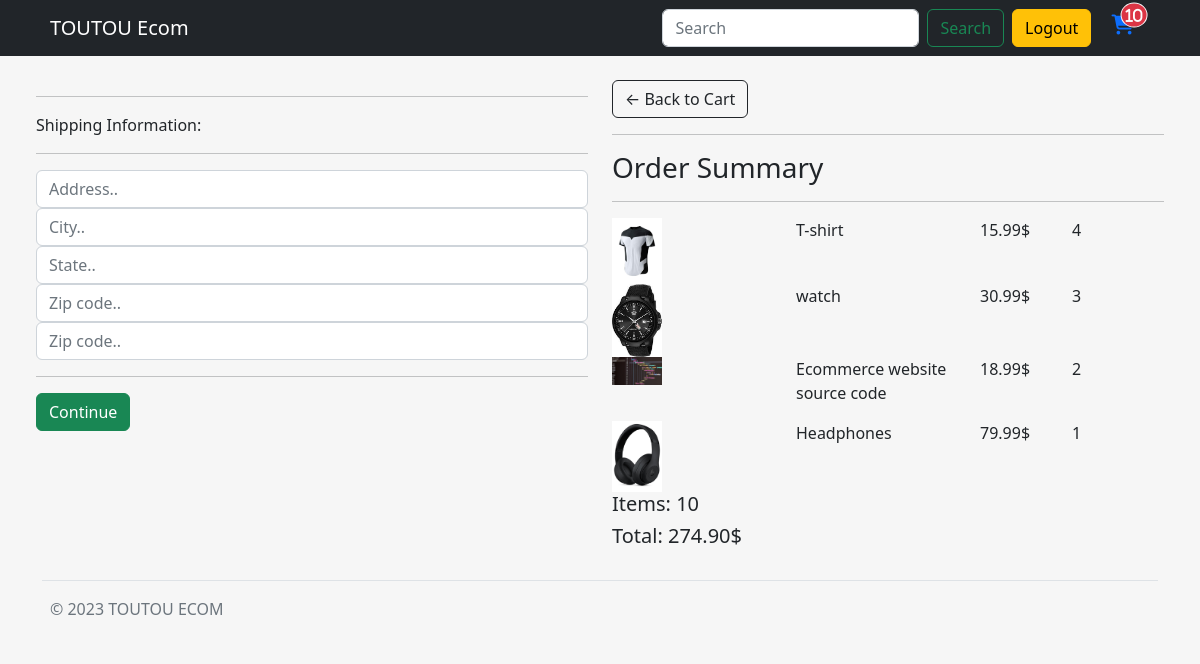
/checkout/ (signed in), run on an earlier commit of the app's database.
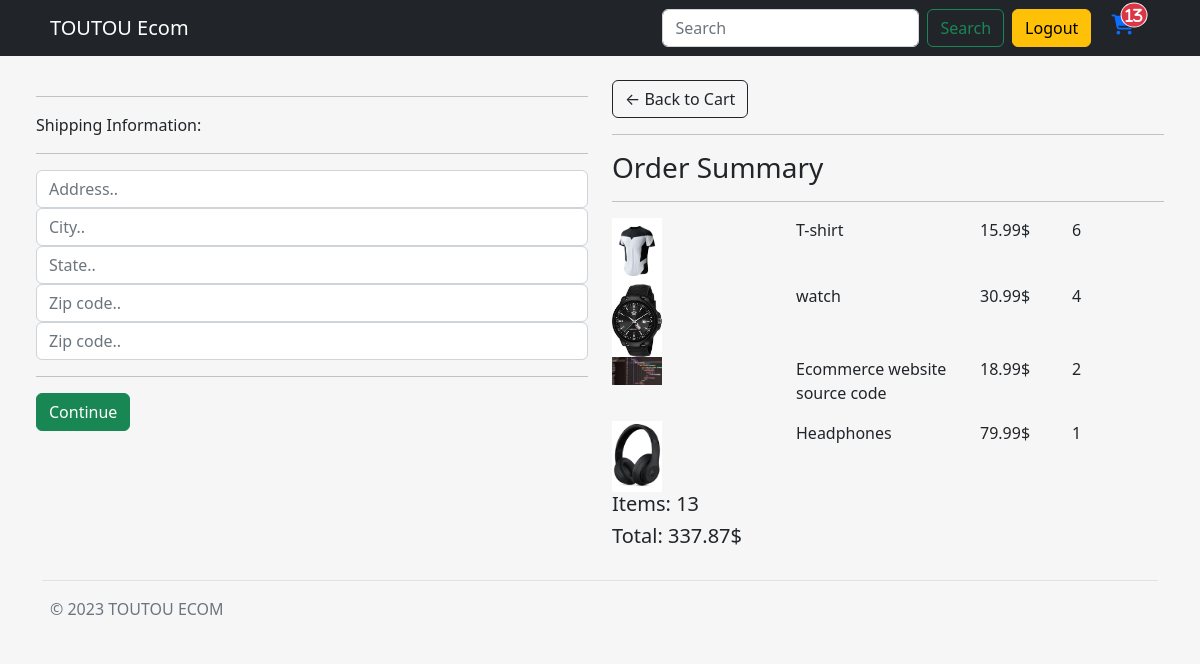
And on a later commit of the database.
### store/models.py (models this page shows, shortened)
class OrderItem(models.Model):
    product = models.ForeignKey(Product, on_delete=models.SET_NULL, null=True)
    order = models.ForeignKey(Order, on_delete=models.SET_NULL, null=True)
    quantity = models.IntegerField(default=0, null=True, blank=True)
    date_added = models.DateTimeField(auto_now_add=True)
    @property
    def get_total(self):
        total = self.product.price * self.quantity
        return total

class Order(models.Model):
    customer = models.ForeignKey(Customer, on_delete=models.SET_NULL, null=True, blank=True)
    date_ordered = models.DateTimeField(auto_now_add=True)
    complete = models.BooleanField(default=False)
    transaction_id = models.CharField(max_length=254, null=True)
    @property
    def get_cart_total(self):
        orderitems = self.orderitem_set.all()
        total = sum([item.get_total for item in orderitems])
        return total
    @property
    def shipping(self):
        shipping = False
        orderitems = self.orderitem_set.all()
        for item in orderitems:
            if item.product.digital == False:
                shipping = True
        return shipping
    @property
    def get_cart_items(self):
        orderitems = self.orderitem_set.all()
        total = sum([item.quantity for item in orderitems])
        return total

class Product(models.Model):
    name = models.CharField(max_length=254, null=True)
    description = models.TextField(max_length=1000, null=True)
    price = models.FloatField()
    digital = models.BooleanField(default=False, null=True, blank=False)
    image = models.ImageField(null=True, blank=True)
    category = models.ForeignKey(Category, on_delete = models.PROTECT, null = True, blank = True)
    @property
    def imageURL(self):
        try:
            url = self.image.url
        except:
            url = ''
        return url

### store/views.py (the view)
# urls.py: path('checkout/', views.checkout, name='checkout'),
@csrf_exempt
def checkout(request):
    data = cartData(request)
    cartItems = data['cartItems']
    order = data['order']
    items = data['items']
    context = {'items': items, 'order': order, 'cartItems': cartItems}
    return render (request, 'store/pages/checkout.html', context)

### store/utils.py (called while the page is built)
def cartData(request):
    if request.user.is_authenticated:
        customer = request.user.customer
        order, created =  Order.objects.get_or_create(customer=customer, complete=False)
        items = order.orderitem_set.all()
        cartItems = order.get_cart_items
    else:
        cookieData = cookieCart(request)
        cartItems = cookieData['cartItems']
        order = cookieData['order']
        items = cookieData['items']
    return {'items': items, 'order': order, 'cartItems': cartItems}

### store/templates/store/pages/checkout.html (shortened to what this page needs)
{% extends 'store/main.html' %}
{% load static %}
{% block content %}
<div class="row m-4">
    <div class="col-lg-6">
        <div class="box-element" id="form-wrapper">
            <form id="form">
                <div id="shipping-info">
                    <hr>
                    <p>Shipping Information:</p>
                    <hr>
                    <div class="form-field">
                        <input class="form-control" type="text" name="address" placeholder="Address..">
                    </div>
                    <div class="form-field">
                        <input class="form-control" type="text" name="city" placeholder="City..">
                    </div>
                    <div class="form-field">
                        <input class="form-control" type="text" name="state" placeholder="State..">
                    </div>
                    <div class="form-field">
                        <input class="form-control" type="text" name="zipcode" placeholder="Zip code..">
                    </div>
                    <div class="form-field">
                        <input class="form-control" type="text" name="country" placeholder="Zip code..">
                    </div>
                </div>
                <hr>
                <input id="form-button" class="btn btn-success btn-block" type="submit" value="Continue">
            </form>
        </div>
        <br>
    </div>
    <div class="col-lg-6">
        <div class="box-element">
            <a  class="btn btn-outline-dark" href="{% url 'cart' %}">&#x2190; Back to Cart</a>
            <hr>
            <h3>Order Summary</h3>
            <hr>
            {% for item in items %}
            <div class="cart-row d-flex">
                <div style="flex:2"><img class="row-image" style="width:50px; " src="{{item.product.imageURL}}"></div>
                <div style="flex:2"><p>{{item.product.name}}</p></div>
                <div style="flex:1"><p>{{item.product.price|floatformat:2}}$</p></div>
                <div style="flex:1"><p>{{item.quantity}}</p></div>
            </div>
            {% endfor%}
            <h5>Items:   {{order.get_cart_items}}</h5>
            <h5>Total:   {{order.get_cart_total|floatformat:2}}$</h5>
        </div>
    </div>
</div>
{% endblock content %}

What changed in the data, as far as the page shows it:
changed OrderItem "T-shirt": quantity "4" → "6"
changed OrderItem "watch": quantity "3" → "4"
changed through a linked row, Order: get_cart_items "10" → "13"; get_cart_total "274.90" → "337.87"
Also different on the page:
{{ cartItems }}: "10" → "13"
